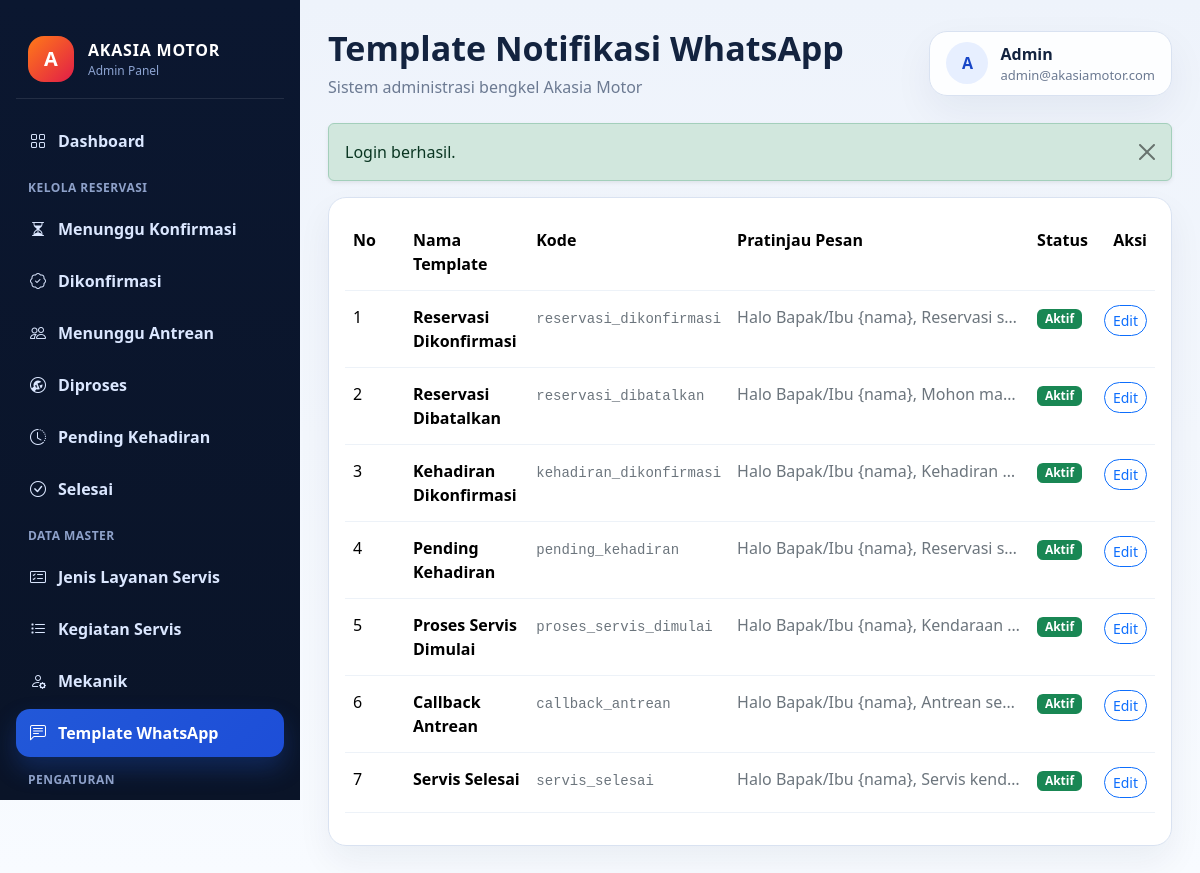
Page /akasia_admin/index.php?page=template_notifikasi (signed in) on the committed database.
### tables this page shows
CREATE TABLE `template_whatsapp` (
  `id` int(11) NOT NULL,
  `kode_template` varchar(50) NOT NULL,
  `nama_template` varchar(100) NOT NULL,
  `isi_pesan` text NOT NULL,
  `is_active` tinyint(1) NOT NULL DEFAULT 1,
  `created_at` timestamp NOT NULL DEFAULT current_timestamp(),
  `updated_at` timestamp NOT NULL DEFAULT current_timestamp() ON UPDATE current_timestamp()
);

### akasia_admin/index.php (called while the page is built, shortened)
<?php
$page = $_GET['page'] ?? 'dashboard';
$pageFile = __DIR__ . '/pages/' . $page . '.php';
require __DIR__ . '/layout/header.php';
require __DIR__ . '/layout/sidebar.php';
require $pageFile;
require __DIR__ . '/layout/footer.php';

### akasia_admin/pages/template_notifikasi.php (the view, shortened to what this page needs)
<?php
$templateStmt = $pdo->query("SELECT id, kode_template, nama_template, isi_pesan, is_active FROM template_whatsapp ORDER BY id ASC");
$templateList = $templateStmt->fetchAll();
?>
<div class="card border-0 shadow-sm">
    <div class="card-body">
        <div class="table-responsive">
            <table class="table align-middle">
                <thead>
                    <tr>
                        <th style="width: 60px;">No</th>
                        <th>Nama Template</th>
                        <th>Kode</th>
                        <th>Pratinjau Pesan</th>
                        <th>Status</th>
                        <th class="text-end">Aksi</th>
                    </tr>
                </thead>
                <tbody>
                    <?php foreach ($templateList as $index => $item): ?>
                        <tr>
                            <td><?= $index + 1 ?></td>
                            <td class="fw-semibold"><?= htmlspecialchars($item['nama_template']) ?></td>
                            <td><code class="text-secondary"><?= htmlspecialchars($item['kode_template']) ?></code></td>
                            <td class="text-secondary" style="max-width: 300px; white-space: nowrap; overflow: hidden; text-overflow: ellipsis;">
                                <?= htmlspecialchars(str_replace(['\n', "\n"], ' ', $item['isi_pesan'])) ?>
                            </td>
                            <td>
                                <span class="badge <?= $item['is_active'] ? 'text-bg-success' : 'text-bg-secondary' ?>">
                                    <?= $item['is_active'] ? 'Aktif' : 'Nonaktif' ?>
                                </span>
                            </td>
                            <td class="text-end">
                                <a href="index.php?page=template_notifikasi&edit=<?= (int) $item['id'] ?>" class="btn btn-sm btn-outline-primary">Edit</a>
                            </td>
                        </tr>
                    <?php endforeach; ?>
                </tbody>
            </table>
        </div>
    </div>
</div>

### akasia_admin/assets/css/style.css (style rules this page uses)
:root { --sidebar-bg: #0b1730; --sidebar-soft: #11244a; --sidebar-active: #2258d8; --sidebar-text: #dbe7ff; --body-bg: #f4f7fb; --surface: #ffffff; --border: #d9e2f1; --title: #13233f; --muted: #6c7a92; --success-soft: #e9fbf0; --warning-soft: #fff5de; --danger-soft: #fff0ef; }
* { box-sizing: border-box; }
body { margin: 0; font-family: "Segoe UI", Tahoma, Geneva, Verdana, sans-serif; background: linear-gradient(180deg, #eef3fb 0%, #f8fbff 100%); color: var(--title); overflow-x: hidden; }
.card, .topbar-user, .form-control, .form-select, .btn, .modal-content { border-radius: 18px; }
.card { border: 1px solid var(--border) !important; box-shadow: 0 16px 34px rgba(16, 37, 74, 0.06) !important; }
.table > :not(caption) > * > * { padding-top: 14px; padding-bottom: 14px; border-bottom-color: #edf2f8; vertical-align: top; }
.table-responsive { overflow-x: auto; }

### rows in the picture
template_whatsapp: nama_template "Reservasi Dikonfirmasi", kode_template "reservasi_dikonfirmasi", isi_pesan "Halo Bapak/Ibu {nama}, Reservasi s…", is_active "Aktif"
template_whatsapp: nama_template "Reservasi Dibatalkan", kode_template "reservasi_dibatalkan", isi_pesan "Halo Bapak/Ibu {nama}, Mohon ma…", is_active "Aktif"
template_whatsapp: nama_template "Kehadiran Dikonfirmasi", kode_template "kehadiran_dikonfirmasi", isi_pesan "Halo Bapak/Ibu {nama}, Kehadiran…", is_active "Aktif"
template_whatsapp: nama_template "Pending Kehadiran", kode_template "pending_kehadiran", isi_pesan "Halo Bapak/Ibu {nama}, Reservasi s…", is_active "Aktif"
template_whatsapp: nama_template "Proses Servis Dimulai", kode_template "proses_servis_dimulai", isi_pesan "Halo Bapak/Ibu {nama}, Kendaraan…", is_active "Aktif"
template_whatsapp: nama_template "Callback Antrean", kode_template "callback_antrean", isi_pesan "Halo Bapak/Ibu {nama}, Antrean se…", is_active "Aktif"
template_whatsapp: nama_template "Servis Selesai", kode_template "servis_selesai", isi_pesan "Halo Bapak/Ibu {nama}, Servis kend…", is_active "Aktif"

### other values in the picture
$pageTitle "Template Notifikasi WhatsApp"
substr($adminUser['nama'] ?? 'A', 0, 1) "A"
$adminUser['nama'] "Admin"
$adminUser['email'] "admin@akasiamotor.com"
$flash['message'] "Login berhasil."
